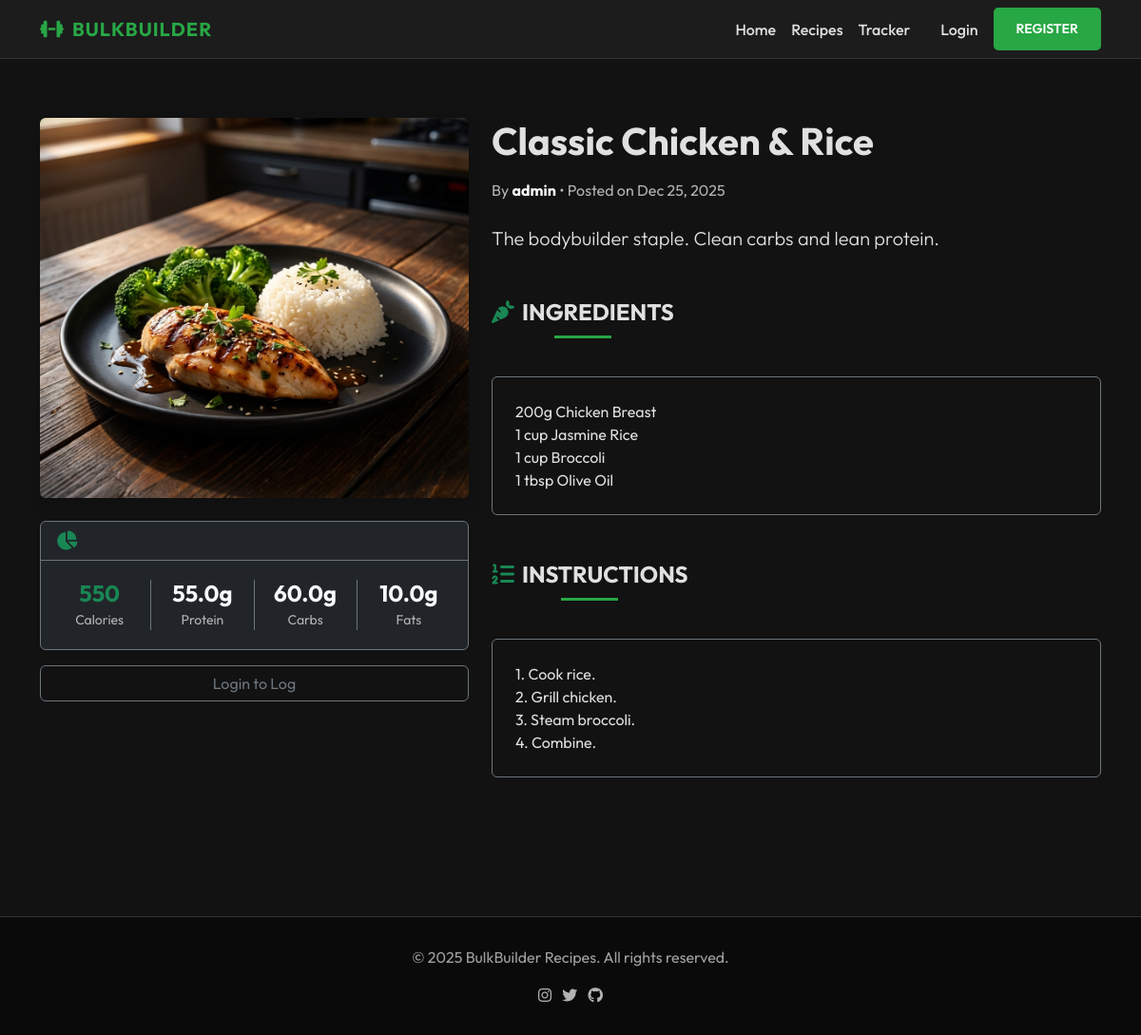
The page /recipes/view.php?id=1 on the database its author committed.
### tables this page shows
CREATE TABLE IF NOT EXISTS recipes (
    id INT AUTO_INCREMENT PRIMARY KEY,
    title VARCHAR(200) NOT NULL,
    description TEXT,
    ingredients TEXT NOT NULL,
    instructions TEXT NOT NULL,
    calories INT,
    protein DECIMAL(5,1),
    carbs DECIMAL(5,1),
    fats DECIMAL(5,1),
    image VARCHAR(255),
    author_id INT,
    status ENUM('pending', 'approved', 'rejected') DEFAULT 'pending',
    created_at TIMESTAMP DEFAULT CURRENT_TIMESTAMP,
    FOREIGN KEY (author_id) REFERENCES users(id)
);

CREATE TABLE IF NOT EXISTS users (
    id INT AUTO_INCREMENT PRIMARY KEY,
    username VARCHAR(50) UNIQUE NOT NULL,
    email VARCHAR(100) UNIQUE NOT NULL,
    password VARCHAR(255) NOT NULL,
    role ENUM('admin', 'mod', 'writer', 'user') DEFAULT 'user',
    target_calories INT DEFAULT 0,
    target_protein DECIMAL(5,1) DEFAULT 0,
    target_carbs DECIMAL(5,1) DEFAULT 0,
    target_fats DECIMAL(5,1) DEFAULT 0,
    goal ENUM('bulk', 'cut', 'recomp', 'beginner') DEFAULT 'bulk',
    created_at TIMESTAMP DEFAULT CURRENT_TIMESTAMP
);

### recipes/view.php (the view, shortened to what this page needs)
<?php
include '../includes/db_connect.php';
include '../includes/header.php';
$id = isset($_GET['id']) ? intval($_GET['id']) : 0;
$stmt = $conn->prepare("SELECT r.*, u.username FROM recipes r JOIN users u ON r.author_id = u.id WHERE r.id = ?");
$stmt->bind_param("i", $id);
$stmt->execute();
$result = $stmt->get_result();
$recipe = $result->fetch_assoc();
?>
<main class="container py-5">
    <div class="row">
        <div class="col-lg-5 mb-4">
            <?php
            $img = $recipe['image'] && file_exists("../" . $recipe['image']) ? "../" . $recipe['image'] : "https://placehold.co/600x400/1e1e1e/28a745?text=No+Image";
            ?>
            <img src="<?php echo htmlspecialchars($img); ?>" class="img-fluid rounded shadow mb-4 w-100"
                style="object-fit: cover; max-height: 400px;" alt="<?php echo htmlspecialchars($recipe['title']); ?>">
            <div class="card bg-dark border-secondary shadow-sm">
                <div class="card-header border-secondary">
                    <h5 class="mb-0"><i class="fas fa-chart-pie me-2 text-success"></i>Macros per Serving</h5>
                </div>
                <div class="card-body">
                    <div class="row text-center">
                        <div class="col-3 border-end border-secondary">
                            <h4 class="text-success fw-bold mb-0"><?php echo $recipe['calories']; ?></h4>
                            <small class="text-muted">Calories</small>
                        </div>
                        <div class="col-3 border-end border-secondary">
                            <h4 class="text-light fw-bold mb-0"><?php echo $recipe['protein']; ?>g</h4>
                            <small class="text-muted">Protein</small>
                        </div>
                        <div class="col-3 border-end border-secondary">
                            <h4 class="text-light fw-bold mb-0"><?php echo $recipe['carbs']; ?>g</h4>
                            <small class="text-muted">Carbs</small>
                        </div>
                        <div class="col-3">
                            <h4 class="text-light fw-bold mb-0"><?php echo $recipe['fats']; ?>g</h4>
                            <small class="text-muted">Fats</small>
                        </div>
                    </div>
                </div>
            </div>
            <?php if (isset($_SESSION['user_id'])): ?>
                <?php if ($recipe['status'] === 'approved'): ?>
                    <a href="/bulkbuilder/tracker/dashboard.php?prefill_recipe_id=<?php echo $recipe['id']; ?>"
                        class="btn btn-custom-green w-100 mt-3">
                        <i class="fas fa-plus-circle me-2"></i>Log to Tracker
                    </a>
                <?php endif; ?>
            <?php else: ?>
                <a href="/bulkbuilder/auth/login.php" class="btn btn-outline-secondary w-100 mt-3">Login to Log</a>
            <?php endif; ?>
        </div>
        <div class="col-lg-7">
            <div class="d-flex justify-content-between align-items-start mb-3">
                <h1 class="fw-bold mb-0"><?php echo htmlspecialchars($recipe['title']); ?></h1>
            </div>
            <p class="text-muted mb-4">
                By <strong class="text-light"><?php echo htmlspecialchars($recipe['username']); ?></strong>
                &bull; Posted on <?php echo date('M d, Y', strtotime($recipe['created_at'])); ?>
            </p>
            <p class="lead mb-5"><?php echo nl2br(htmlspecialchars($recipe['description'])); ?></p>
            <div class="mb-5">
                <h4 class="section-title"><i class="fas fa-carrot me-2 text-success"></i>Ingredients</h4>
                <div class="bg-card p-4 rounded border border-secondary">
                    <?php echo nl2br(htmlspecialchars($recipe['ingredients'])); ?>
                </div>
            </div>
            <div class="mb-5">
                <h4 class="section-title"><i class="fas fa-list-ol me-2 text-success"></i>Instructions</h4>
                <div class="bg-card p-4 rounded border border-secondary">
                    <?php echo nl2br(htmlspecialchars($recipe['instructions'])); ?>
                </div>
            </div>
        </div>
    </div>
</main>
<?php include '../includes/footer.php'; ?>

### css/style.css (style rules this page uses)
:root { --bg-dark: #121212; --bg-card: #1e1e1e; --text-primary: #e0e0e0; --text-muted: #a0a0a0; --accent-green: #28a745; --accent-hover: #218838; }
body { background-color: var(--bg-dark); color: var(--text-primary); color: var(--text-primary); font-family: 'Outfit', 'Inter', sans-serif; }
.text-muted { color: #b3b3b3 !important; }
.section-title { position: relative; display: inline-block; margin-bottom: 40px; font-weight: 700; text-transform: uppercase; }
.section-title::after { content: ''; display: block; width: 60px; height: 3px; background-color: var(--accent-green); margin: 10px auto 0; }
.card-body { padding: 20px; }

### rows shown on the page
recipes: image (picture), calories "550", protein "55.0", carbs "60.0", fats "10.0", title "Classic Chicken & Rice", author.username "admin", created_at "Dec 25, 2025", description "The bodybuilder staple. Clean carbs and lean protein.", ingredients "200g Chicken Breast 1 cup Jasmine Rice 1 cup Broccoli 1 tbsp Olive Oil", instructions "1. Cook rice. 2. Grill chicken. 3. Steam broccoli. 4. Combine."
